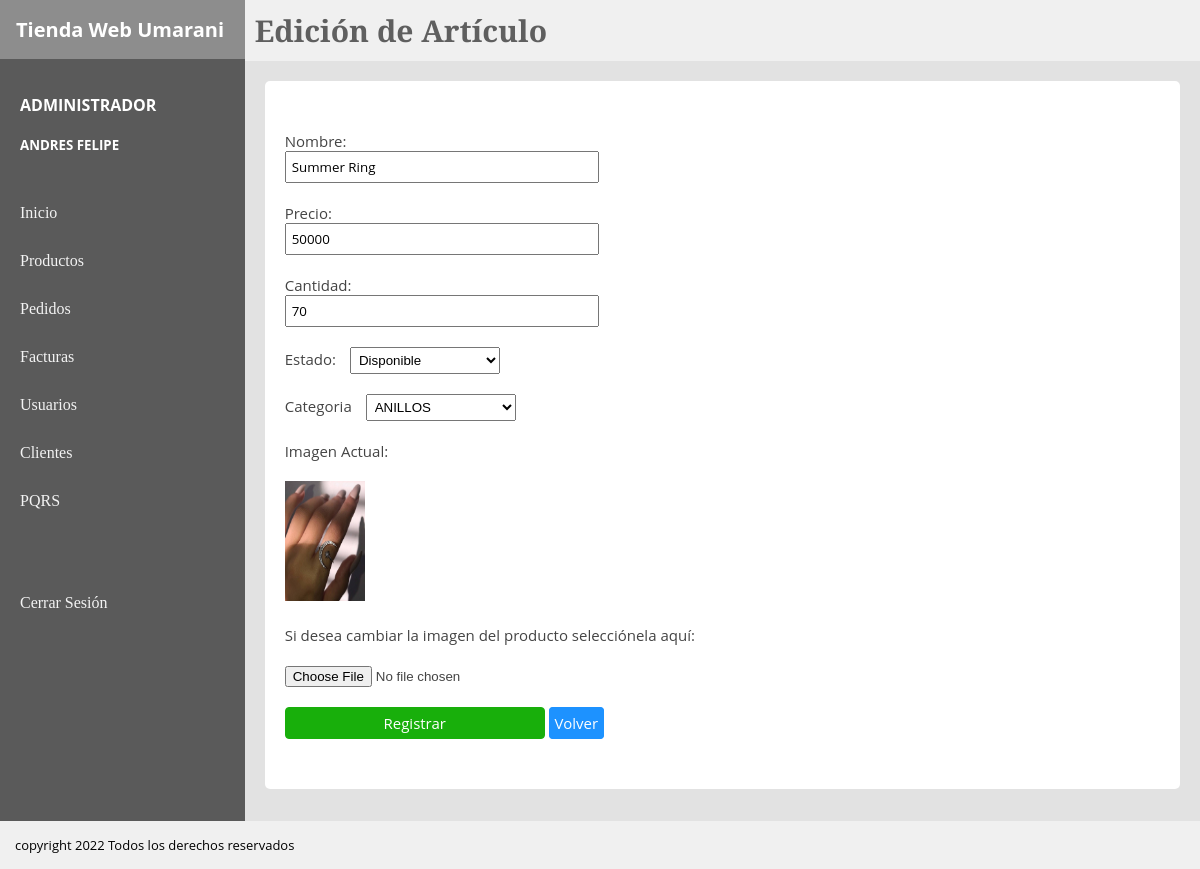
The page /View/editarProducto.php?aId=14 (signed in) on the database its author committed.
### tables this page shows
CREATE TABLE `articulo` (
  `artId` int(11) NOT NULL AUTO_INCREMENT,
  `artNombre` varchar(150) NOT NULL,
  `artPrecio` int(11) NOT NULL,
  `artCantidad` int(11) NOT NULL,
  `artVista` varchar(250) NOT NULL,
  `artEstado` varchar(15) NOT NULL,
  `artCategoriaId` int(11) NOT NULL,
  PRIMARY KEY (`artId`),
  KEY `fk_artCategoriaId` (`artCategoriaId`),
  CONSTRAINT `fk_artCategoriaId` FOREIGN KEY (`artCategoriaId`) REFERENCES `categoria` (`categoriaId`)
);

CREATE TABLE `categoria` (
  `categoriaId` int(11) NOT NULL AUTO_INCREMENT,
  `categoriaNombre` varchar(50) NOT NULL,
  PRIMARY KEY (`categoriaId`)
);

### View/editarProducto.php (the view, shortened to what this page needs)
<!DOCTYPE html>
<html lang="en">
<head>
</head>
<body>
<link rel="stylesheet" href="../CSS/tiendaEstilos.css">
    <div class="padre">
        <div class="board">
            <div class="titulo">
                <h1>Tienda Web Umarani</h1>
            </div>
            <div class="usuario">
                <h4><?php echo "$_SESSION[rol] "; ?></h4>
                <h5><?php echo "$_SESSION[nombre] $_SESSION[apellido] "; ?></h5>
            </div>
            <nav class="secciones">
            <a href="">Inicio</a>
                <a href="../View/Productos.php?pagina=1">Productos</a>
                <a href="../View/pedidos.php?pagina=1">Pedidos</a>
                <a href="../view/facturas.php?pagina=1">Facturas</a>
                <?php if($_SESSION['rol'] == 'ADMINISTRADOR')  { ?>
                <a href="../View/Usuarios.php?pagina=1">Usuarios</a>
                <a href="../View/adminClientes.php?pagina=1">Clientes</a> <?php } ?>
                <a href="../View/PQRS.php?pagina=1">PQRS</a><br><br><br>
                <a href="../Controller/cerrarSesion.php">Cerrar Sesión</a>
            </nav>
        </div>
        <div class="content">
        <header class="header">
            <h1>Edición de Artículo</h1>
        </header>
        <section class="section">
            <div class="container">
            <?php
                $conexion = mysqli_connect("localhost","root","","proyecto");
                $registros = mysqli_query($conexion,"select * from articulo join categoria
                on artCategoriaId = categoriaId where artId = '$_REQUEST[aId]' ");
                if($registros){
                while($reg = mysqli_fetch_array($registros)){
                ?>
                <div class="filtros" >
                    <form action="../Controller/actualizarProducto2.php" method="post" enctype="multipart/form-data">
                        <label for="aNombre" >Nombre: </label><br>
                        <input class="control" type="text" name="aNombre" value="<?php echo "$reg[artNombre]"?>" ><br><br>
                        <label for="aPrecio">Precio:  </label><br>
                        <input class="control" type="text" name="aPrecio" value="<?php echo "$reg[artPrecio]"?>"  ><br><br>
                        <label for="aCantidad">Cantidad:  </label><br>
                        <input class="control" name="aCantidad" type="text" value="<?php echo "$reg[artCantidad]"?>"  class=""> <br><br>
                        <label for="aestado"> Estado: </label>
                        <select name="aestado" id="">Estado
                        <?php if($reg['artEstado'] == "Disponible"){
                            echo "<option value=\"$reg[artEstado]\" selected>$reg[artEstado]</option>";
                        }
                        else if($reg['artEstado'] == "Agotado"){
                            echo "<option value=\"$reg[artEstado]\" selected>$reg[artEstado]</option>";
                            echo "<option value=\"Disponible\" >Disponible</option>";
                        }
                        ?>
                        </select> <br><br>
                        <label for="aCategoria"> Categoria </label>
                        <select name="aCategoria">
                        <?php if($reg['artCategoriaId'] == "1"){
                            echo "<option value=\"$reg[artCategoriaId]\" selected>$reg[categoriaNombre]</option>";
                            echo "<option value=\"2\" >PULSERAS</option>";
                            echo "<option value=\"3\" >ANILLOS</option>";
                        }
                        else if($reg['artCategoriaId'] == "2"){
                            echo "<option value=\"$reg[artCategoriaId]\" selected>$reg[categoriaNombre]</option>";
                            echo "<option value=\"1\" >COLLARES</option>";
                            echo "<option value=\"3\" >ANILLOS</option>";
                        }
                        else if($reg['artCategoriaId'] == "3"){
                            echo "<option value=\"$reg[artCategoriaId]\" selected>$reg[categoriaNombre]</option>";
                        }
                        ?>
                        </select><br><br>
                        <label for="foto1">Imagen Actual:</label> <br><br>
                        <img class="vista" src="<?php echo "$reg[artVista]"?>" alt=""><br><br>
                        <label for="">Si desea cambiar la imagen del producto selecciónela aquí:</label><br><br>
                        <input type="file" name="foto1" id="foto1" value="" ><br><br>
                        <input class="registrar" type="submit" value="Registrar">
                        <a class="searchButton" href="../View/Productos.php">Volver</a>
                    </form>
                    <?php
                        }
                    }
                    else {
                        echo 'El usuario no existe';
                    }
                     ?>
                </div>
            </div>
        </section>
        </div>
    </div>
    <footer class="footer">
        <p>copyright 2022 Todos los derechos reservados</p>
    </footer>
</body>
</html>

### CSS/tiendaEstilos.css (style rules this page uses)
* { padding: 0px; margin: 0px; }
.padre { display: flex; }
.board { background: #5a5a5a; flex: 1 1 auto; height: auto; }
.titulo { background: #8d8d8d; padding: 10px; }
.titulo h1 { font-family: 'Open Sans', sans-serif; font-size: 20px; padding: 6px; color:rgb(255, 255, 255); }
.usuario { padding: 10px; margin-top: 15px; }
.usuario h4 { color: rgb(255, 255, 255); font-family: 'Open Sans', sans-serif; padding: 10px; }
.usuario h5 { color: rgb(255, 255, 255); font-family: 'Open Sans', sans-serif; padding: 10px; }
.secciones { padding: 10px; }
.secciones a { display: block; padding: 10px; color: rgb(243, 243, 243); text-decoration: none; margin-top: 10px; font-family: 'Bitter', serif; transition: 0.3s ease-in-out; }
.content { flex: 100 1 auto; }
.header { background: #f0f0f0; }
.header h1 { font-family: 'Bitter', serif; font-size: 30px; padding: 10px; color: rgb(95, 95, 95); }
.section { background: #e2e2e2; padding: 20px; min-height: 720px; }
.container { padding: 20px; border-radius: 5px; background: #ffffff; }
select { width: 50px; margin: 0px 10px; padding: 4px; }
.filtros { margin: 30px 0px; font-family: 'Open Sans', sans-serif; font-size: 15px; color: #444444; }
.filtros select { width: 150px; overflow: hidden; }
.searchButton { padding: 5px; font-family: 'Open Sans', sans-serif; background: #1d92ff; color: #fff; border: 0.5px solid #1d92ff; border-radius: 4px; cursor: pointer; transition: 0.3s ease-in-out; text-decoration: none; }
.control { width: 300px; padding: 5px; font-family: 'Open Sans', sans-serif; }
.registrar { padding: 5px; font-family: 'Open Sans', sans-serif; background: #18af0b; color: #fff; border: 0.5px solid #18af0b; border-radius: 4px; cursor: pointer; transition: 0.3s ease-in-out; width: 260px; font-size: 15px; }
img { width: 80px; height: 120px; }
.footer { background: #f0f0f0; padding: 15px; font-family: 'Open Sans', sans-serif; font-size: 13px; }

### rows shown on the page
articulo: aNombre "Summer Ring", aPrecio "50000", aCantidad "70", aestado "Disponible", aCategoria "ANILLOS", artVista (picture)

### other values the page prints
$_SESSION[rol] "ADMINISTRADOR"
$_SESSION[nombre] "ANDRES"
$_SESSION[apellido] "FELIPE"
